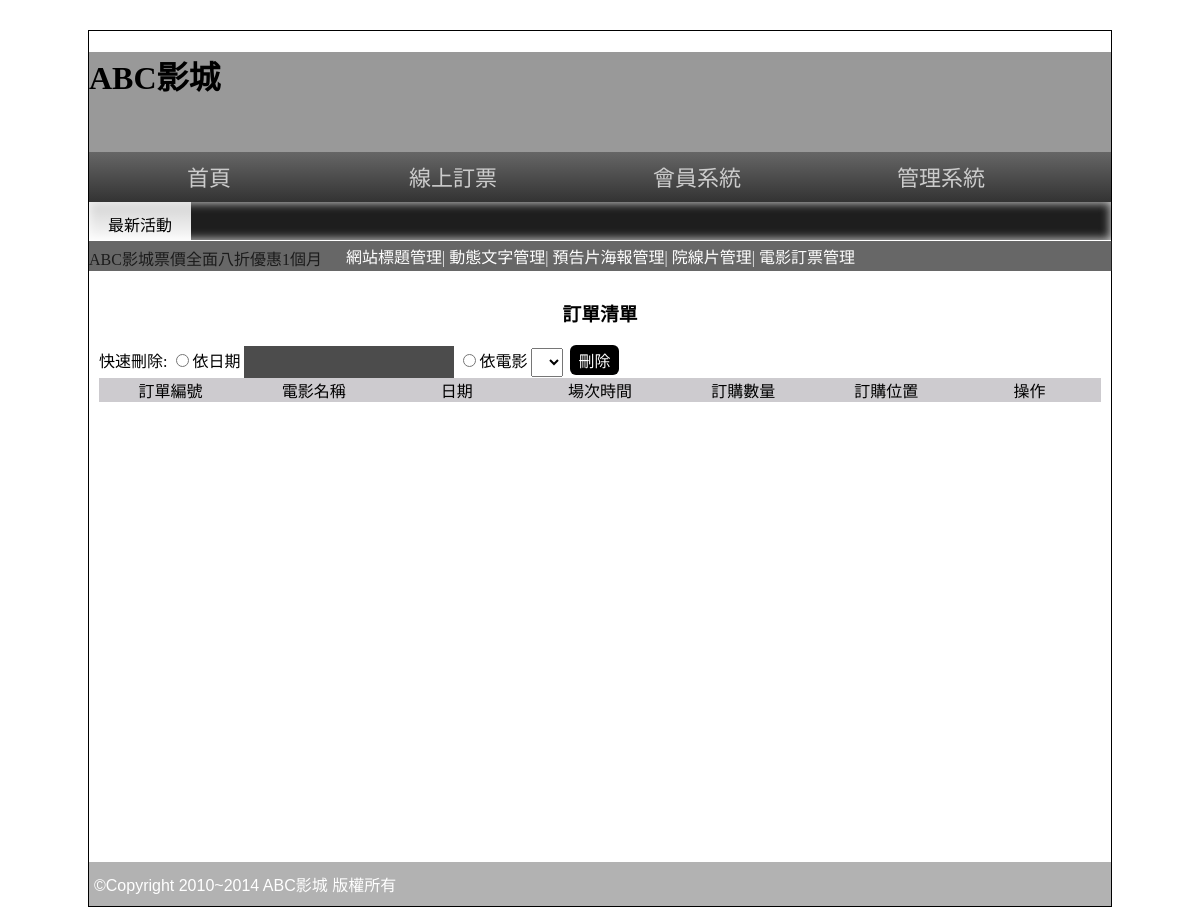
The page /back.php?do=order (signed in) on the database as committed earlier.
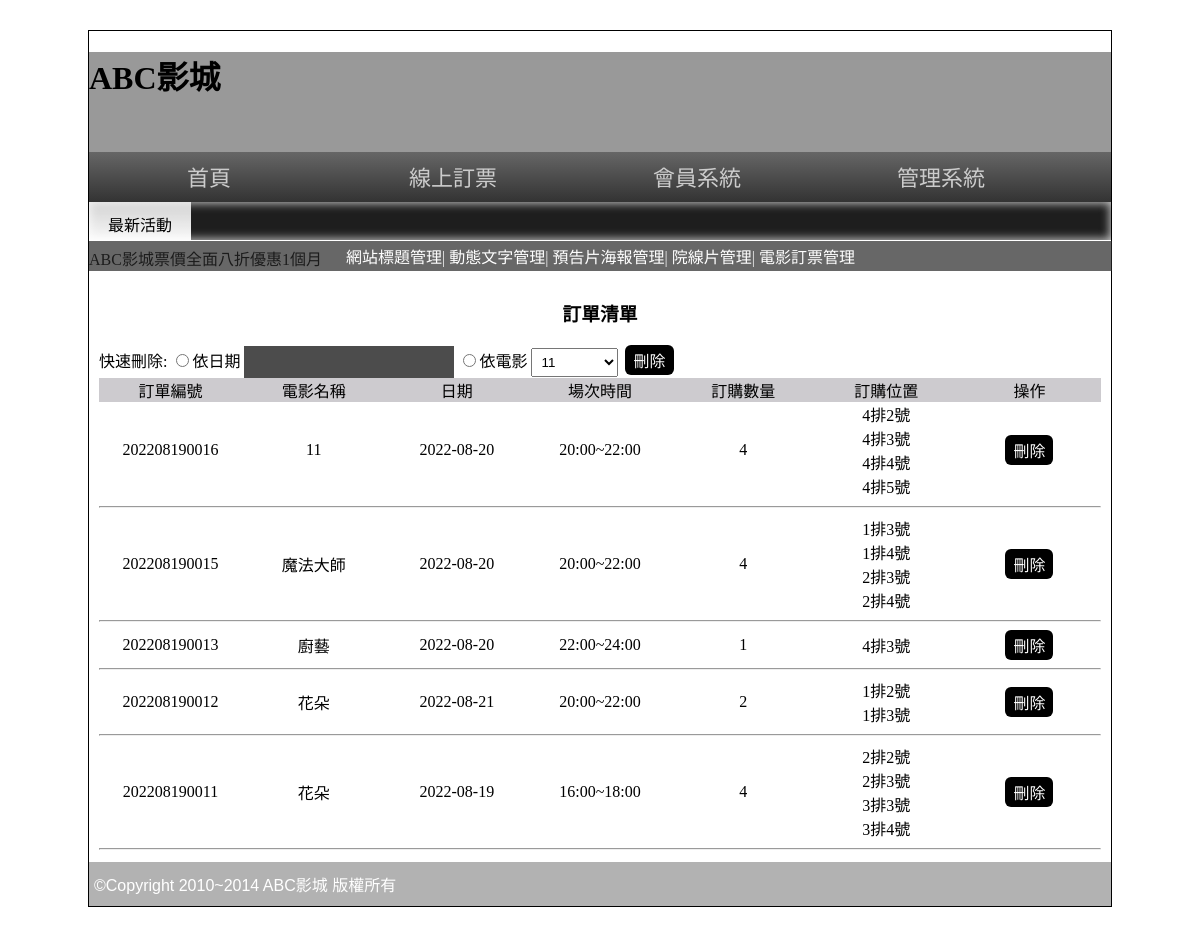
The same page on the database as committed later.
### tables this page shows
CREATE TABLE `orders` (
  `id` int(11) UNSIGNED NOT NULL,
  `no` varchar(12) NOT NULL,
  `movie` varchar(12) NOT NULL,
  `date` date NOT NULL,
  `session` text NOT NULL,
  `qt` int(11) NOT NULL,
  `seats` text NOT NULL
);

### base.php (called while the page is built, shortened)
<?php
class DB{
    protected $dsn='mysql:host=localhost;charset=utf8;dbname=db03';
    protected $table;
    protected $pdo;
    function __construct($table)
    {
        $this->table=$table;
        $this->pdo=new PDO($this->dsn,'root','');
    }
    function all(...$arg){
        $sql="select * from $this->table ";
        if(isset($arg[0])){
            if(is_array($arg[0])){
                foreach($arg[0] as $key => $val){
                    $tmp[]="`$key`='$val'";
                }
                $sql .= " where " . join(" && ",$tmp);
            }else{
                $sql .= $arg[0];
            }
        }
        return $this->pdo->query($sql)->fetchAll(PDO::FETCH_ASSOC);
   }
   function q($sql){
        return $this->pdo->query($sql)->fetchAll(PDO::FETCH_ASSOC);
   }
}
$Order=new DB('orders');
?>

### back/order.php (the view, shortened to what this page needs)
<h3 class="ct">訂單清單</h3>
<div>
    快速刪除:
    <input type="radio" name="type" value="date">依日期
    <input type="text" name="date">
    <input type="radio" name="type" value="movie">依電影
    <select name="movie">
        <?php
            $opts=$Order->q("select `movie` from `orders` group by `movie`");
            foreach($opts as $opt){
                echo "<option value='{$opt['movie']}'>{$opt['movie']}</option>";
            }
        ?>
    </select>
    <button onclick="qDel()">刪除</button>
</div>
<div class="header" style="display: flex; width:100%; background:#CDCBCF">
    <div>訂單編號</div>
    <div>電影名稱</div>
    <div>日期</div>
    <div>場次時間</div>
    <div>訂購數量</div>
    <div>訂購位置</div>
    <div>操作</div>
</div>
<div style="overflow: auto; height:450px">
    <?php
    $orders=$Order->all(" order by `no` desc");
    foreach($orders as $ord){
    ?>
    <div class="row" style="display: flex;align-items:center">
        <div><?=$ord['no']?></div>
        <div><?=$ord['movie']?></div>
        <div><?=$ord['date']?></div>
        <div><?=$ord['session']?></div>
        <div><?=$ord['qt']?></div>
        <div><?php
                $seats=unserialize($ord['seats']);
                sort($seats);
                foreach($seats as $seat){
                    echo (floor(($seat/5)+1))."排";
                    echo (($seat%5)+1)."號";
                    echo "<br>";
                }
        ?></div>
        <div>
            <button onclick="del('orders',<?=$ord['id']?>)">刪除</button>
        </div>
    </div>
    <hr>
    <?php
    }
    ?>
</div>

### back.php (shortened to what this page needs)
<?php
include_once "base.php";
?>
<!DOCTYPE html PUBLIC "-//W3C//DTD XHTML 1.0 Transitional//EN" "http://www.w3.org/TR/xhtml1/DTD/xhtml1-transitional.dtd">
<html xmlns="http://www.w3.org/1999/xhtml">
<head>
<link rel="stylesheet" href="css/css.css">
<link href="./css/s2.css" rel="stylesheet" type="text/css">
</head>
<body>
<div id="main">
  <div id="top" style=" background:#999 center; background-size:cover; " title="替代文字">
    <h1>ABC影城</h1>
  </div>
  <div id="top2">
    <a href="./index.php">首頁</a>
    <a href="?do=order">線上訂票</a>
    <a href="#">會員系統</a>
    <a href="back.php">管理系統</a> </div>
  <div id="text"> <span class="ct">最新活動</span>
    <marquee direction="right">
    ABC影城票價全面八折優惠1個月
    </marquee>
  </div>
  <div id="mm">
<?php
if(isset($_SESSION['login'])){
?>
    <div class="ct a rb" style="position:relative; width:101.5%; left:-1%; padding:3px; top:-9px;">
    <a href="?do=tit">網站標題管理</a>|
    <a href="?do=go">動態文字管理</a>|
    <a href="?do=poster">預告片海報管理</a>|
    <a href="?do=movie">院線片管理</a>|
    <a href="?do=order">電影訂票管理</a>
    </div>
    <?php
    $do=$_GET['do']??'main';
    $file='./back/'.$do.".php";
    if(file_exists($file)){
      include $file;
    }else{
      include "./back/main.php";
    }
  }else{
    include "./back/login.php";
  }
    ?>
  </div>
  <div id="bo"> ©Copyright 2010~2014 ABC影城 版權所有 </div>
</div>
</body>
</html>

### css/css.css (style rules this page uses)
body { background:url(../icon/b.png); font-family:微軟正黑體; }
select,select option { padding:5px; }
input[type='text'],input[type='file'],input[type='password'],textarea,.button { width:200px; font-size:16px; padding:7px 5px 7px 5px; background:#4C4C4C; color:#E7E7E7; border:none; font:Open Sans,'微軟正黑體'; font-weight:600; }
input[type='button'],input[type='submit'],input[type='reset'],button,.button { background:#000; color:#fff; border:none; cursor:pointer; font-size:16px; text-decoration:none; padding: 3px 8px; border-radius: 6px; margin: 0 3px; }
#main { width:1022px; min-height:766px; border:#000 1px solid; margin:30px auto 10px auto; }
#top { display:block; height:100px; }
#top2 { display:block; height:50px; background: -webkit-linear-gradient(top,#666,#333); background: -ms-linear-gradient(top,#666,#333); background: -moz-linear-gradient(top,#666,#333); background: linear-gradient(top,#666,#333); }
#top2 a { display:inline-block; width:200px; padding:12px 20px 12px 20px; text-align:center; color:#ccc; text-decoration:none; font:normal 22px/26px Open Sans,'微軟正黑體'; transition:all ease-in .3s; }
#text { display:block; height:38px; box-shadow:#CCC 0px 0px 10px 1px inset; background-color: #1e1e1e; }
#text span { width:10%; display:inline-block; padding:10px 0px 10px 0px; vertical-align:top; background: -ms-linear-gradient(top,rgba(255,255,255,0.8),rgba(255,255,255,1)); background: -webkit-linear-gradient(top,rgba(255,255,255,0.8),rgba(255,255,255,1)); background: -moz-linear-gradient(top,rgba(255,255,255,0.8),rgba(255,255,255,1)); background: linear-gradient(top,rgba(255,255,255,0.8),rgba(255,255,255,1)); }
#mm { padding:10px; min-height:520px; }
#bo { padding:10px 5px 10px 5px; min-height:20px; display:block; color:#FFF; font-family:Arial, Helvetica, sans-serif,'微軟正黑體'; font-weight:500; background:rgba(0,0,0,0.3); }
.ct { text-align:center; }
.rb { background:rgba(39,39,39,0.7); color:rgba(255,255,255,0.9); }
.a a { color:#FFF; text-decoration:none; }

### back/order.php (style rules this page uses)
.header div, .row div { width: calc(100% / 7); text-align: center; }

Rows that differ between the two databases and show on the page:
added orders: no "202208190016", movie "11", date "2022-08-20", session "20:00~22:00", qt "4", floor(($seat/5)+1) "4", ($seat%5)+1 "2", ($seat%5)+1 "3", ($seat%5)+1 "4", ($seat%5)+1 "5", shown under "訂單清單"
added orders: no "202208190015", movie "魔法大師", date "2022-08-20", session "20:00~22:00", qt "4", floor(($seat/5)+1) "1", ($seat%5)+1 "3", ($seat%5)+1 "4", floor(($seat/5)+1) "2", shown under "訂單清單"
added orders: no "202208190013", movie "廚藝", date "2022-08-20", session "22:00~24:00", qt "1", floor(($seat/5)+1) "4", ($seat%5)+1 "3"
added orders: no "202208190012", movie "花朵", date "2022-08-21", session "20:00~22:00", qt "2", floor(($seat/5)+1) "1", ($seat%5)+1 "2", ($seat%5)+1 "3", shown under "訂單清單"
added orders: no "202208190011", movie "花朵", date "2022-08-19", session "16:00~18:00", qt "4", floor(($seat/5)+1) "2", ($seat%5)+1 "2", ($seat%5)+1 "3", floor(($seat/5)+1) "3", ($seat%5)+1 "4", shown under "訂單清單"
Other text that changed with them:
form field movie: (not shown) → "11"
